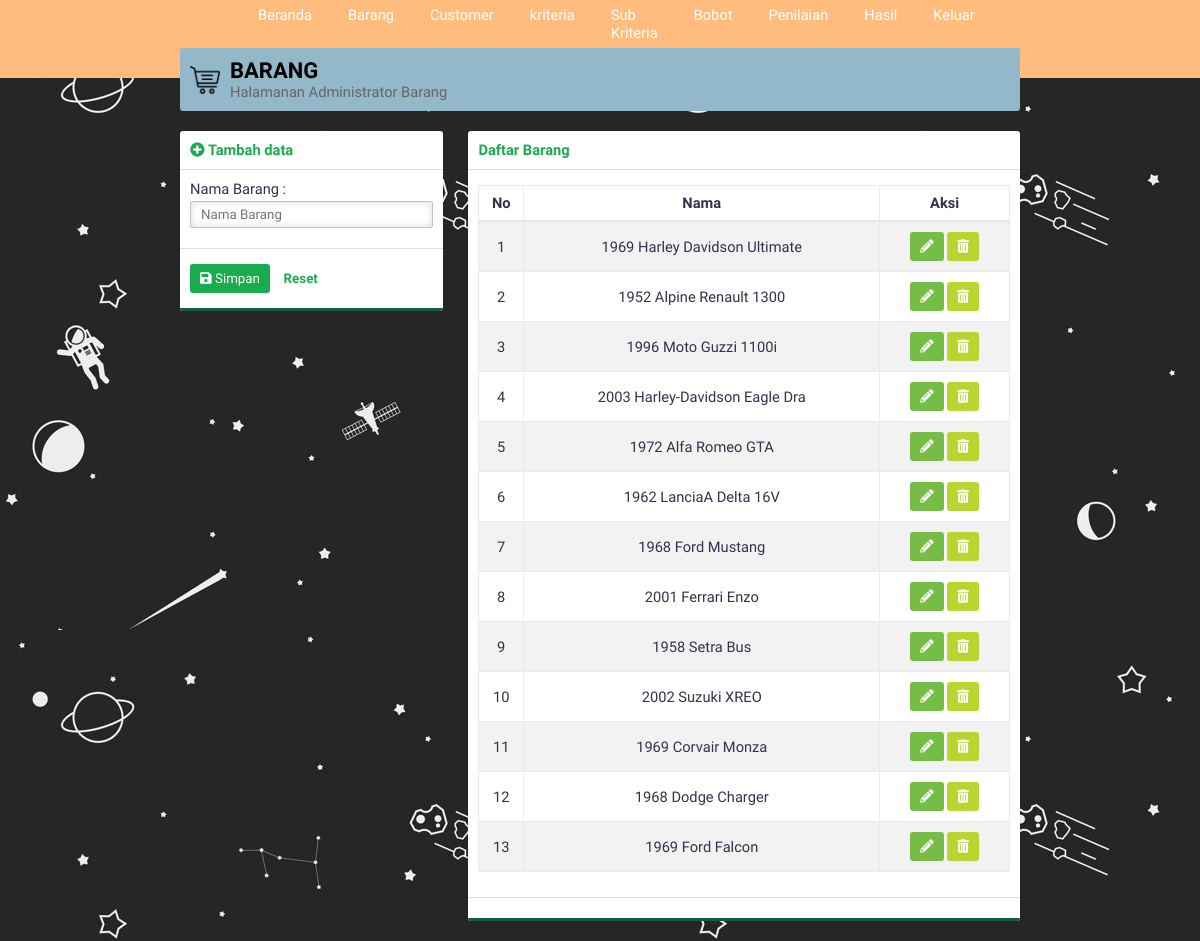
The page /?page=barang (signed in) on the database its author committed.
### tables this page shows
CREATE TABLE IF NOT EXISTS `jenis_barang` (
`id_jenisbarang` int(3) NOT NULL,
  `namaBarang` varchar(30) NOT NULL
);

### page/barang.php (the view, shortened to what this page needs)
<div class="panel"style="background-color:#92B8CA">
    <div class="panel-middle" id="judul">
        <img src="asset/image/shop.png" style="weight: 30px;height:30px;">
        <div id="judul-text">
            <h2 style="color:#000000">BARANG</h2>
            Halamanan Administrator Barang
        </div>
    </div>
</div>
<div class="row">
    <div class="col-4">
        <div class="panel">
            <?php
            if (@htmlspecialchars($_GET['aksi'])=='ubah'){
                include 'ubahbarang.php';
            }else{
                include 'tambahbarang.php';
            }
            ?>
        </div>
    </div>
    <div class="col-8">
        <div class="panel">
            <div class="panel-top">
                <b class="text-green">Daftar Barang</b>
            </div>
            <div class="panel-middle">
                <div class="table-responsive">
                    <table>
                        <thead><tr><th>No</th><th>Nama</th><th>Aksi</th></tr></thead>
                        <tbody>
                        <?php
                        $query="SELECT * FROM jenis_barang";
                        $execute=$konek->query($query);
                        if ($execute->num_rows > 0){
                            $no=1;
                            while($data=$execute->fetch_array(MYSQLI_ASSOC)){
                                echo"
                                <tr id='data'>
                                    <td>$no</td>
                                    <td>$data[namaBarang]</td>
                                    <td>
                                    <div class='norebuttom'>
                                    <a class=\"btn btn-light-green\" href='./?page=barang&aksi=ubah&id=".$data['id_jenisbarang']."'><i class='fa fa-pencil-alt'></i></a>
                                    <a class=\"btn btn-yellow\" data-a=".$data['namaBarang']." id='hapus' href='./proses/proseshapus.php/?op=barang&id=".$data['id_jenisbarang']."'><i class='fa fa-trash-alt'></i></a></td>
                                </div></tr>";
                                $no++;
                            }
                        }else{
                            echo "<tr><td  class='text-center text-green' colspan='3'>Kosong</td></tr>";
                        }
                        ?>
            <div class="panel-bottom"></div>

### index.php (shortened to what this page needs)
<?php
if (empty($_SESSION['user']) AND empty($_SESSION['pass'])){
    include 'login.php';
}else{
    include 'admin.php';
}

### admin.php (shortened to what this page needs)
<!DOCTYPE html>
<html>
<head>
	<link rel="stylesheet" type="text/css" href="asset/css/style.css">
    <link rel="stylesheet" type="text/css" href="asset/plugin/font-icon/css/fontawesome-all.min.css">
</head>
<body style="background:url(asset/image/backwa.jpg)">
<nav style="background-color:#FFBC7D">
    <?php include "nav.php"; ?>
</nav>
<main >
    <div id="main-body" >
        <?php include "page.php"; ?>
</main>
</body>
</html>

### nav.php (shortened to what this page needs)
<ul class="nav" style="background-color='red';">
    <li><a href="./?page=beranda">Beranda</a></li>
    <li><a href="./?page=barang">Barang</a></li>
    <li><a href="./?page=customer">Customer</a></li>
    <li><a href="./?page=kriteria">kriteria</a></li>
    <li><a href="./?page=subkriteria">Sub Kriteria</a></li>
    <li><a href="./?page=bobot">Bobot</a></li>
    <li><a href="./?page=penilaian">Penilaian</a></li>
    <li><a href="./?page=hasil">Hasil</a></li>
    <li><a href="./logout.php" id="out">Keluar</a></li>
</ul>

### page.php (shortened to what this page needs)
<?php
$page=htmlspecialchars(@$_GET['page']);
switch ($page){
    case 'barang':
        include 'page/barang.php';
        break;
}

### page/tambahbarang.php (shortened to what this page needs)
<div class="panel-top">
    <b class="text-green"style="color:#000000"><i class="fa fa-plus-circle text-green"></i> Tambah data</b>
</div>
<form id="form" method="POST" action="./proses/prosestambah.php">
    <div class="panel-middle">
        <div class="group-input">
            <label for="barang" >Nama Barang :</label>
            <input type="text" class="form-custom" required autocomplete="off" placeholder="Nama Barang" id="barang" name="barang">
        </div>
    </div>
    <div class="panel-bottom">
        <button type="submit" id="buttonsimpan" class="btn btn-green"><i class="fa fa-save"></i> Simpan</button>
        <button type="reset" id="buttonreset" class="btn btn-second">Reset</button>
    </div>
</form>

### asset/css/style.css (style rules this page uses)
* { padding: 0; margin: 0; font-family: 'Work Sans', sans-serif; color: #36304A; font-weight: 500; letter-spacing: normal; }
a { text-decoration: none; }
h2 { font-size: 1.5em; }
b, h1, h2, h3, h4, h5 { padding: 0; font-weight: 600 !important; margin: 0.83em 0em; }
.text-green { color: #1aab4c !important; }
input, select { border: none; width: 100%; }
.form-custom { padding: 5px 10px; border: solid 1px #BDC3C7; -webkit-border-radius: 2px; -moz-border-radius: 2px; border-radius: 2px; box-sizing: border-box; box-shadow: inset 0 0 8px #d9dfe3; margin: 3px 0 10px 0; }
.btn { border: none; -webkit-padding: 7px 10px; -o-padding: 7px 10px; -moz-padding: 7px 10px; padding: 7px 10px; border-radius: 3px; margin: 5px 0px; display: inline-block; cursor: pointer; font-size: 10pt !important; }
.btn i { color: white !important; }
.btn-green { background-color: #1aab4c; color: white !important; }
.btn-light-green { background-color: #76bd47; color: white !important; }
.btn-yellow { background-color: #bad530; color: white !important; }
.btn-second { background-color: transparent; color: #1aab4c; font-weight: 600; }
.row { margin-top: 10px; display: flex; }
div[class^="col-"] { margin-left: 3%; }
div[class^="col-"]:first-child { margin-left: 0%; }
.col-4 { width: 31.3333333333%; }
.col-8 { width: 65.6666666667%; }
.table-responsive { overflow-y: hidden; }
table { width: 100%; text-align: center; border-collapse: collapse; margin: 5px 0px 15px 0px; }
table tr th { padding: 8px 0px; border: solid 1px #e9ecef; border-bottom: solid 2px #e4e7ea; font-weight: bold; }
table td { border: solid 1px #e9ecef; padding: 5px; }
table tr#data:nth-child(odd) { background-color: #f2f2f2; }
.panel { background-color: white; border-radius: 3px; -webkit-box-sizing: border-box; -moz-box-sizing: border-box; -o-box-sizing: border-box; box-sizing: border-box; margin-bottom: 20px; overflow: hidden; }
.panel-top { padding: 10px; box-sizing: padding-box; border-bottom: solid 1px #dddddd; }
.panel-middle { padding: 10px; box-sizing: padding-box; }
.panel-bottom { padding: 10px; border-bottom: solid 3px #135a4c; border-top: solid 1px #dddddd; }
nav { background-color: #1aab4c; width: 100vw; }
ul.nav { width: 60vw; display: flex; justify-content: space-around; list-style: none; margin: 0 auto; padding: 0; }
ul.nav li a { font-size: 11pt; display: block; text-decoration: none; color: white; padding: 6px 18px; }
main { position: relative; display: flex; justify-content: center; }
main #main-body { width: 70vw; z-index: 1; top: 0; position: absolute; }
body { background-color: #ECF0F1; display: flex; width: 100vw; height: 100vh; align-items: center; flex-direction: column; overflow-x: hidden; font-size: 11pt; }
#judul { display: flex; align-items: center; }
#judul img { margin-right: 10px; }
#judul #judul-text { color: #666666; }
#judul #judul-text h2 { margin: 0 !important; }

### rows shown on the page
jenis_barang: namaBarang "1969 Harley Davidson Ultimate"
jenis_barang: namaBarang "1952 Alpine Renault 1300"
jenis_barang: namaBarang "1996 Moto Guzzi 1100i"
jenis_barang: namaBarang "2003 Harley-Davidson Eagle Dra"
jenis_barang: namaBarang "1972 Alfa Romeo GTA"
jenis_barang: namaBarang "1962 LanciaA Delta 16V"
jenis_barang: namaBarang "1968 Ford Mustang"
jenis_barang: namaBarang "2001 Ferrari Enzo"
jenis_barang: namaBarang "1958 Setra Bus"
jenis_barang: namaBarang "2002 Suzuki XREO"
jenis_barang: namaBarang "1969 Corvair Monza"
jenis_barang: namaBarang "1968 Dodge Charger"
jenis_barang: namaBarang "1969 Ford Falcon"
